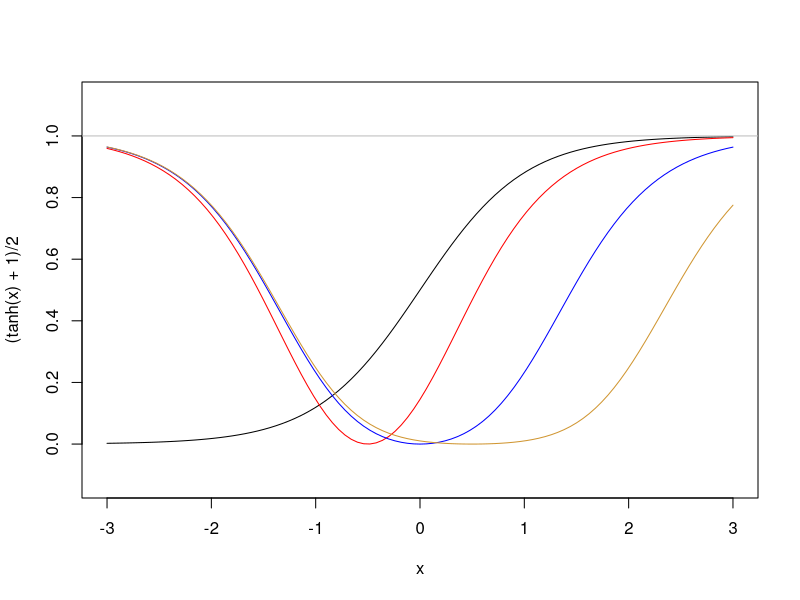

Recreate this plot in R.


### Activation Functions

# 1.) Explain the characteristics of the following (activation) functions:

lim = c(-3, 3)
curve((tanh(x) + 1)/2, lim[1], lim[2], ylim=c(-0.125,1.125))
curve((tanh(x) + tanh(x+1))^2/4, add=TRUE, col="red")
curve((tanh(x-1) + tanh(x+1))^2/4, add=TRUE, col="blue")
curve((tanh(x-2) + tanh(x+1))^2/4, add=TRUE, col="#D09632")

abline(h=1, col="grey")

